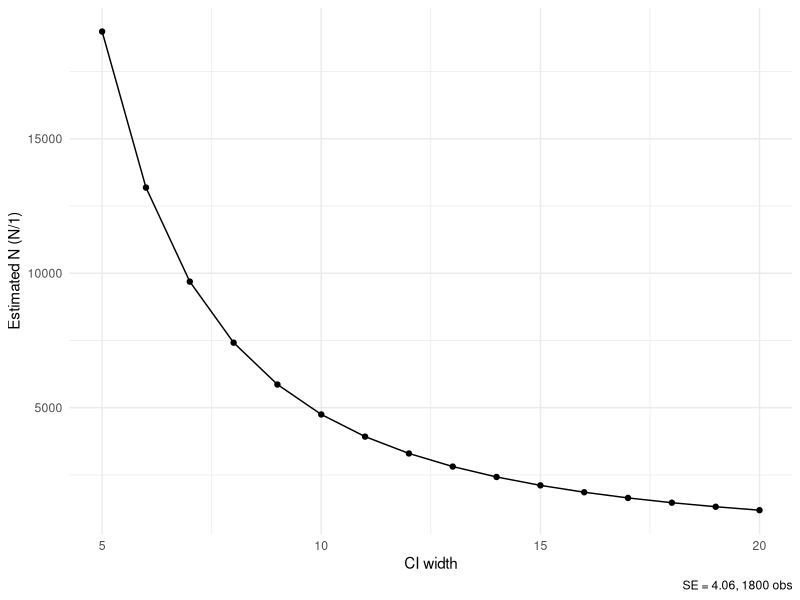
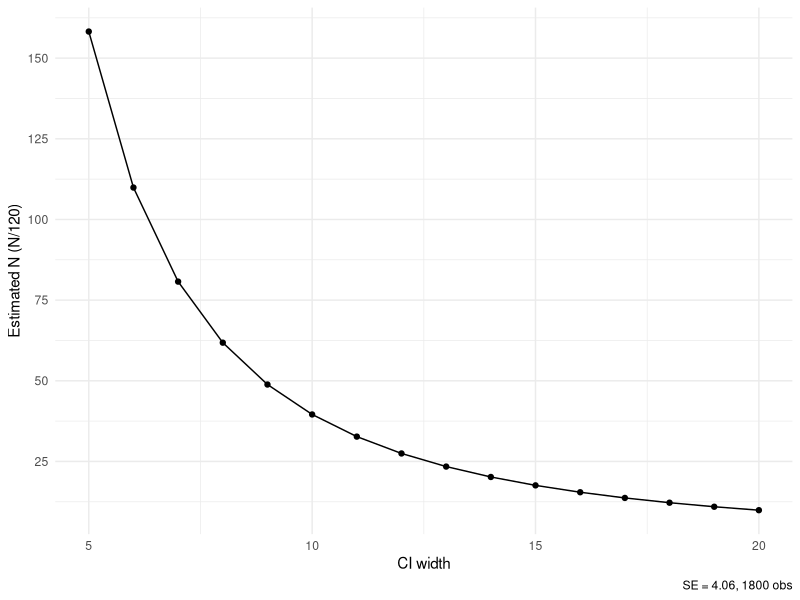
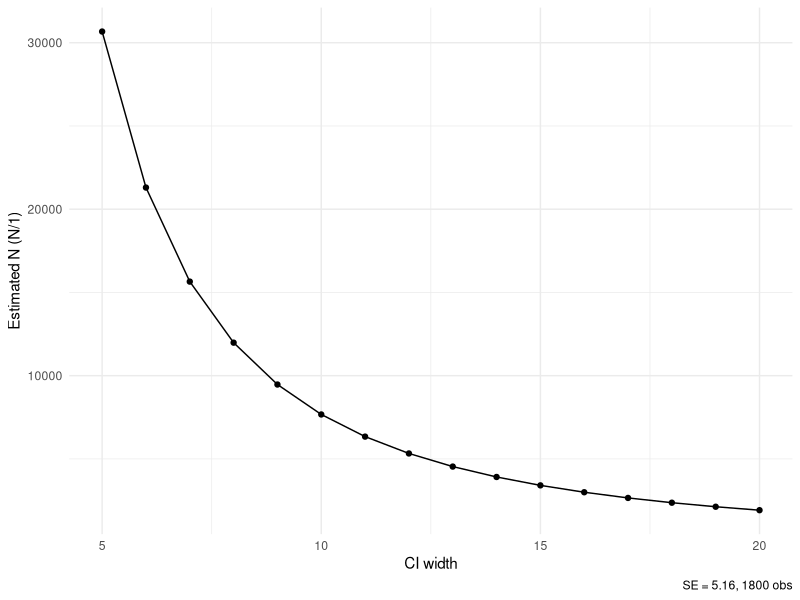
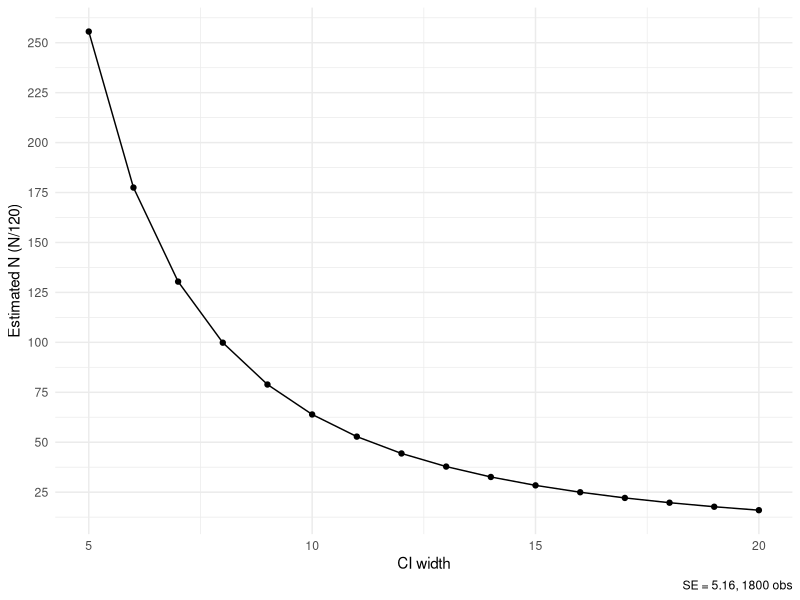
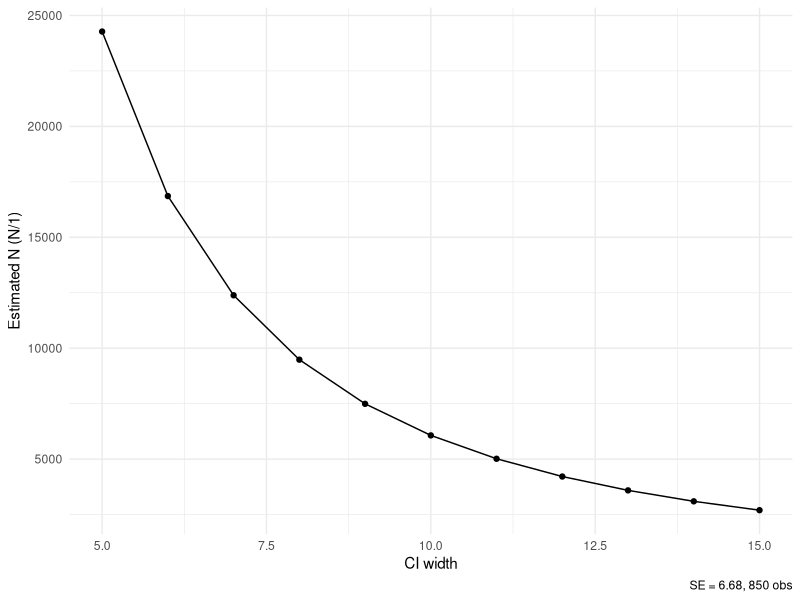
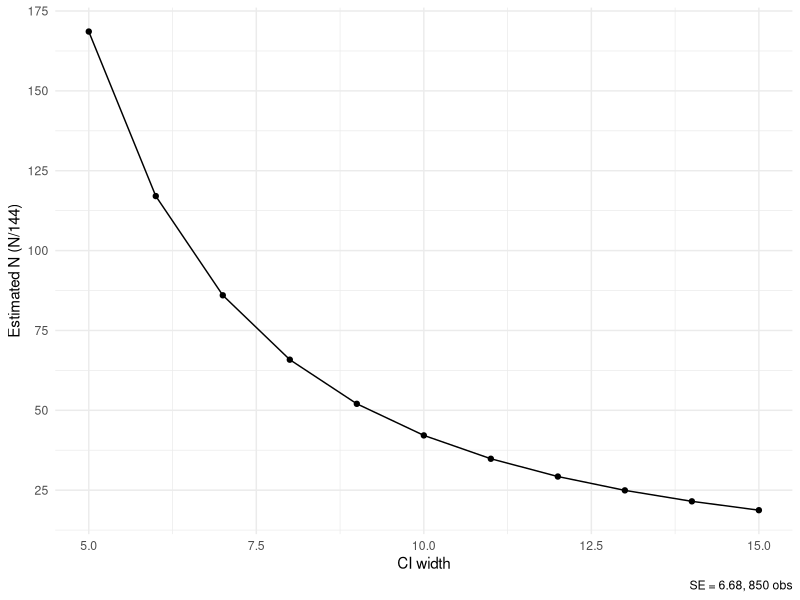
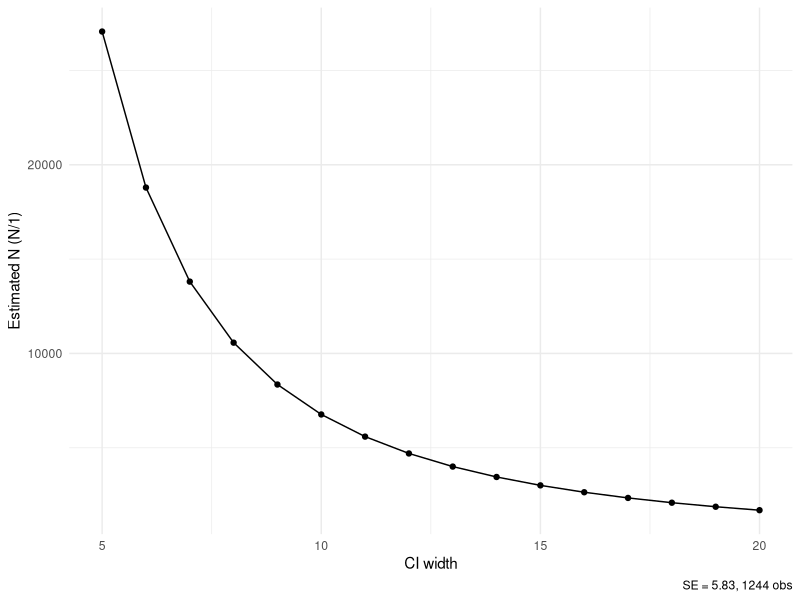
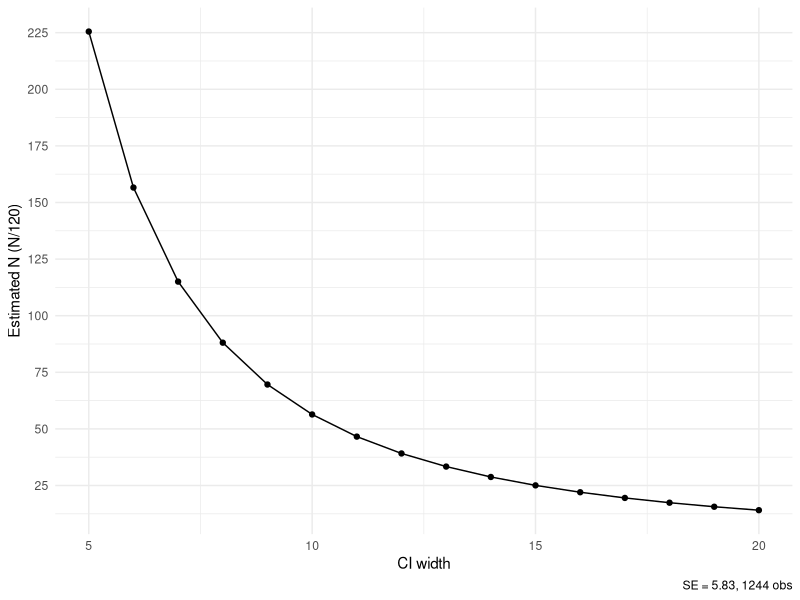

These figures' R source, in order:
## ---- chunk 1
knitr::opts_chunk$set(echo = TRUE)
library(tidyverse)
theme_set(theme_minimal())
## ---- chunk 2
estimate_obs_n <- function(se, obs_n, width, divide = 1) {
  new_obs_n <- (((sqrt(obs_n) * se) / (width/4))^2) / divide
  return(new_obs_n)
}

get_obs_range <- function(se, obs_n, max_width, divide = 1, by = 1, min_width = 1) {
  obs_range <- NULL
  for (i in seq(min_width, max_width, by)) {
    obs_range <- c(obs_range, estimate_obs_n(se, obs_n, i, divide))
  }
  return(obs_range)
}

plot_obs_range <- function(se, obs_n, max_width, divide = 1, by = 1, min_width = 1) {
  obs_range <- get_obs_range(se, obs_n, max_width, divide, by, min_width)
  
  ggplot2::ggplot() +
    aes(x = seq(min_width, max_width, by), y = obs_range) +
    geom_point() +
    geom_path() +
    labs(
      caption = paste0("SE = ", se, ", ", obs_n, " obs"),
      x = "CI width",
      y = paste0("Estimated N ", "(N/", divide, ")")
    )
}
## ---- chunk 3
plot_obs_range(4.06, 1800, 20, min_width = 5)
plot_obs_range(4.06, 1800, 20, divide = 120, min_width = 5) +
  scale_y_continuous(breaks = seq(0, 200, 25))
## ---- chunk 4
plot_obs_range(5.16, 1800, 20, min_width = 5)
plot_obs_range(5.16, 1800, 20, divide = 120, min_width = 5) +
  scale_y_continuous(breaks = seq(0, 250, 25))
## ---- chunk 5
plot_obs_range(6.68, 850, 15, min_width = 5)
plot_obs_range(6.68, 850, 15, divide = 144, min_width = 5) +
  scale_y_continuous(breaks = seq(0, 200, 25))
## ---- chunk 6
plot_obs_range(5.83, 1244, 20, min_width = 5)
plot_obs_range(5.83, 1244, 20, divide = 120, min_width = 5) +
  scale_y_continuous(breaks = seq(0, 250, 25))
## ---- chunk 7
plot_obs_range(6.7, 1800, 20, min_width = 5)
plot_obs_range(6.7, 1800, 20, divide = 120, min_width = 5) +
  scale_y_continuous(breaks = seq(0, 500, 25))
